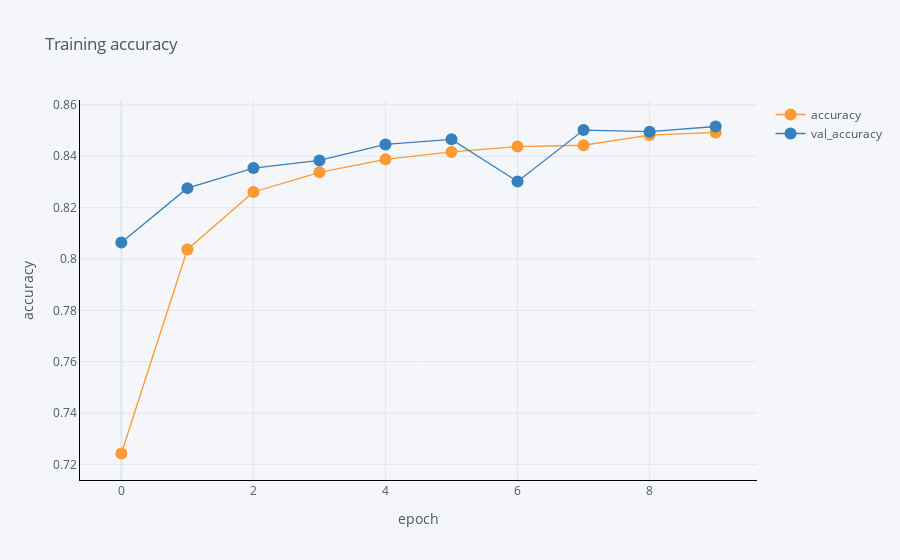

The notebook cell saved with this chart:
### Code cell
df[['epoch', 'accuracy', 'val_accuracy']].iplot(
    x='epoch',
    mode='lines+markers',
    xTitle='epoch',
    yTitle='accuracy', 
    title='Training accuracy',
    linecolor='black',
)

### Figure 1 — Plotly figure (JSON) as saved in the notebook; plotly's stock layout.template omitted (floating-point values rounded to 4 significant figures)
{"data": [{"line": {"color": "rgba(255, 153, 51, 1.0)", "dash": "solid", "shape": "linear", "width": 1.3}, "marker": {"size": 12, "symbol": "circle"}, "mode": "lines+markers", "name": "accuracy", "text": "", "type": "scatter", "x": [0, 1, 2, 3, 4, 5, 6, 7, 8, 9], "y": [0.7243, 0.8037, 0.8261, 0.8338, 0.8388, 0.8417, 0.8438, 0.8443, 0.8482, 0.8493]}, {"line": {"color": "rgba(55, 128, 191, 1.0)", "dash": "solid", "shape": "linear", "width": 1.3}, "marker": {"size": 12, "symbol": "circle"}, "mode": "lines+markers", "name": "val_accuracy", "text": "", "type": "scatter", "x": [0, 1, 2, 3, 4, 5, 6, 7, 8, 9], "y": [0.8064, 0.8276, 0.8354, 0.8384, 0.8446, 0.8466, 0.8302, 0.8502, 0.8496, 0.8516]}], "layout": {"legend": {"bgcolor": "#F5F6F9", "font": {"color": "#4D5663"}}, "paper_bgcolor": "#F5F6F9", "plot_bgcolor": "#F5F6F9", "title": {"font": {"color": "#4D5663"}, "text": "Training accuracy"}, "xaxis": {"gridcolor": "#E1E5ED", "linecolor": "black", "showgrid": true, "tickfont": {"color": "#4D5663"}, "title": {"font": {"color": "#4D5663"}, "text": "epoch"}, "zerolinecolor": "#E1E5ED"}, "yaxis": {"gridcolor": "#E1E5ED", "linecolor": "black", "showgrid": true, "tickfont": {"color": "#4D5663"}, "title": {"font": {"color": "#4D5663"}, "text": "accuracy"}, "zerolinecolor": "#E1E5ED"}}}
